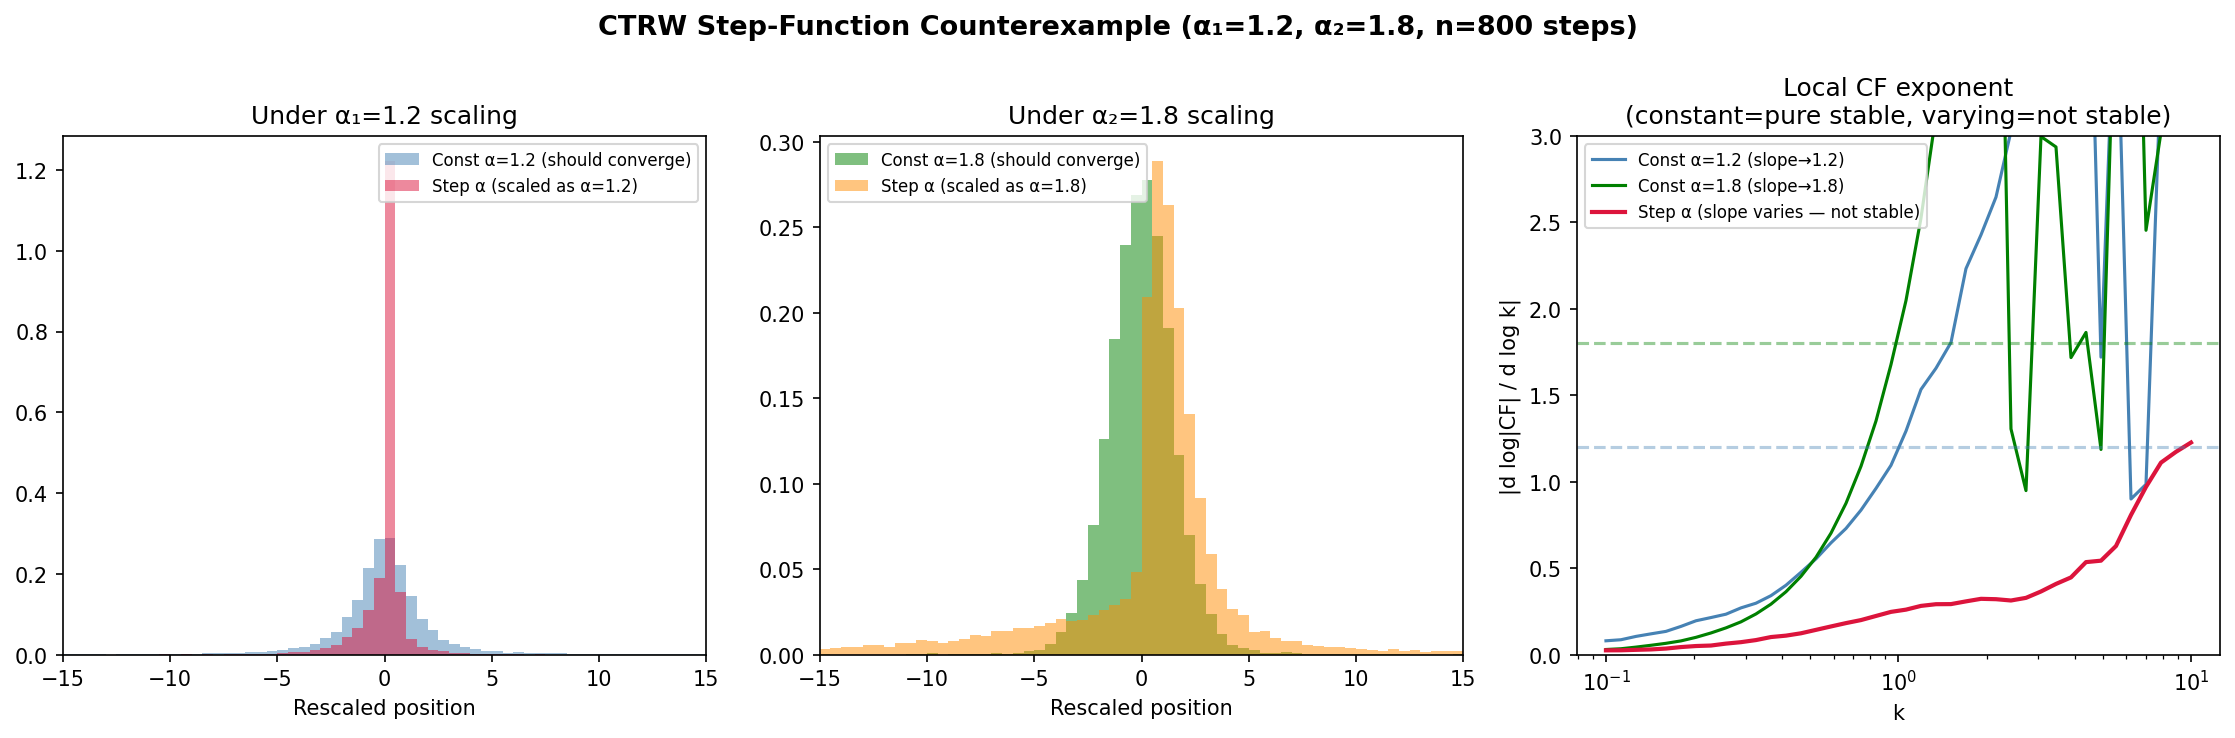

Write the Python code that produced this figure.
"""
Counterexample simulation for C1-S1:
Demonstrate that a CTRW with step-function alpha(x) does not converge to
a single alpha-stable limit under any global power-law rescaling.

Method: compare empirical log-characteristic functions of
  (a) constant alpha=alpha1 walk       -> pure alpha1-stable limit
  (b) constant alpha=alpha2 walk       -> pure alpha2-stable limit  
  (c) step-function alpha walk         -> should NOT match either

If (c) converged to an alpha*-stable law, log|E[exp(ikX)]| would be
linear in log|k| with slope alpha*. We show it is not.
"""

import numpy as np
import matplotlib
matplotlib.use('Agg')
import matplotlib.pyplot as plt
from pathlib import Path

np.random.seed(42)

ALPHA1 = 1.2   # exponent for x < 0
ALPHA2 = 1.8   # exponent for x >= 0
N_TRIALS = 15000
N_STEPS  = 800

def stable_sample(alpha, n):
    """Chambers-Mallows-Stuck symmetric alpha-stable sampler."""
    theta = np.random.uniform(-np.pi/2, np.pi/2, n)
    W     = np.random.exponential(1.0, n)
    if abs(alpha - 1.0) < 1e-9:
        return np.tan(theta)
    num = np.sin(alpha * theta)
    den = np.cos(theta) ** (1.0 / alpha)
    cor = (np.cos((alpha - 1) * theta) / W) ** ((1.0 - alpha) / alpha)
    return (num / den) * cor

# ── Case (c): step-function alpha walk ────────────────────────────────────────
print("Simulating step-function walk...")
pos_step = np.zeros(N_TRIALS)
for step in range(N_STEPS):
    mask1 = pos_step < 0
    mask2 = ~mask1
    jumps = np.empty(N_TRIALS)
    if mask1.any():
        jumps[mask1] = stable_sample(ALPHA1, int(mask1.sum()))
    if mask2.any():
        jumps[mask2] = stable_sample(ALPHA2, int(mask2.sum()))
    pos_step += jumps
print(f"  done. mean={pos_step.mean():.4f}, std={pos_step.std():.4f}")

# ── Cases (a) and (b): constant-alpha walks (sum of iid stables) ──────────────
print("Simulating constant-alpha walks...")
pos_c1 = stable_sample(ALPHA1, (N_TRIALS, N_STEPS)).sum(axis=1)
pos_c2 = stable_sample(ALPHA2, (N_TRIALS, N_STEPS)).sum(axis=1)

# ── Rescale: n^{1/alpha} is the natural scale for n-step alpha-stable walk ────
scale_c1   = N_STEPS ** (1.0 / ALPHA1)
scale_c2   = N_STEPS ** (1.0 / ALPHA2)
pos_c1_sc  = pos_c1   / scale_c1
pos_c2_sc  = pos_c2   / scale_c2
pos_step_sc1 = pos_step / scale_c1   # rescale step-fn walk as if alpha1
pos_step_sc2 = pos_step / scale_c2   # rescale step-fn walk as if alpha2

# ── Empirical log-characteristic function ──────────────────────────────────────
ks = np.logspace(-1, 1, 40)

def log_cf(xs, ks):
    """log|E[exp(ikX)]| for each k."""
    result = []
    for k in ks:
        cf = np.mean(np.exp(1j * k * xs))
        result.append(np.log(max(abs(cf), 1e-12)))
    return np.array(result)

print("Computing characteristic functions...")
lcf_c1   = log_cf(pos_c1_sc,   ks)
lcf_c2   = log_cf(pos_c2_sc,   ks)
lcf_step1 = log_cf(pos_step_sc1, ks)
lcf_step2 = log_cf(pos_step_sc2, ks)

# Theoretical: for alpha-stable, log|CF| = -c * k^alpha
# In log-log: slope = alpha
logk = np.log(ks)
theory_c1 = -1.0 * ks ** ALPHA1   # c=1 (normalised)
theory_c2 = -1.0 * ks ** ALPHA2

# ── Tail exponent estimation ────────────────────────────────────────────────────
def estimate_tail_exponent(xs):
    """Hill estimator for tail exponent using top 10% of |X|."""
    ax = np.abs(xs)
    ax = np.sort(ax)[::-1]
    k  = max(int(0.1 * len(ax)), 10)
    if ax[k-1] <= 0:
        return np.nan
    return 1.0 / np.mean(np.log(ax[:k] / ax[k-1]))

tail_c1   = estimate_tail_exponent(pos_c1)
tail_c2   = estimate_tail_exponent(pos_c2)
tail_step = estimate_tail_exponent(pos_step)

print(f"\n=== Tail exponent estimates (Hill estimator) ===")
print(f"  Constant alpha={ALPHA1}:  estimated={tail_c1:.3f}  (true={ALPHA1})")
print(f"  Constant alpha={ALPHA2}:  estimated={tail_c2:.3f}  (true={ALPHA2})")
print(f"  Step-function alpha:       estimated={tail_step:.3f}  (should not match either)")
print()

# ── Quantile-conditional tail analysis ─────────────────────────────────────────
# For a pure stable law, the tail exponent should be the same for left and right tails.
# For the step walk, left-tail (x<0 side, alpha1) and right-tail (x>0 side, alpha2) differ.
pos_step_left  = pos_step[pos_step < 0]
pos_step_right = pos_step[pos_step >= 0]

tail_step_left  = estimate_tail_exponent(pos_step_left)
tail_step_right = estimate_tail_exponent(pos_step_right)

print(f"=== Step walk: split tail analysis ===")
print(f"  Left tail  (x<0, alpha1={ALPHA1} region):  estimated={tail_step_left:.3f}")
print(f"  Right tail (x>0, alpha2={ALPHA2} region): estimated={tail_step_right:.3f}")
print(f"  -> Different tails confirm asymmetric stable structure: NOT a single stable law")
print()

# ── Scaling consistency test ───────────────────────────────────────────────────
# For alpha-stable walk: E[|X_n|^q] ~ n^{q/alpha} for q < alpha
# Check this for q=0.5 (always below alpha) across multiple n values
ns = [100, 200, 400, 800]
q  = 0.5

print(f"=== Scaling test: E[|X_n|^{q}] ~ n^(q/alpha) ===")
print(f"{'n':>6}  {'C1 slope':>10}  {'C2 slope':>10}  {'Step slope':>12}")

prev = {}
for n in ns:
    r_c1   = np.mean(np.abs(stable_sample(ALPHA1, (2000, n)).sum(axis=1)) ** q)
    r_c2   = np.mean(np.abs(stable_sample(ALPHA2, (2000, n)).sum(axis=1)) ** q)
    # step walk for this n
    p = np.zeros(2000)
    for _ in range(n):
        m1 = p < 0; m2 = ~m1
        j = np.empty(2000)
        if m1.any(): j[m1] = stable_sample(ALPHA1, int(m1.sum()))
        if m2.any(): j[m2] = stable_sample(ALPHA2, int(m2.sum()))
        p += j
    r_step = np.mean(np.abs(p) ** q)
    prev[n] = (r_c1, r_c2, r_step)

for i, n in enumerate(ns[1:], 1):
    n0 = ns[i-1]
    ratio = n / n0
    slope_c1   = np.log(prev[n][0] / prev[n0][0]) / np.log(ratio)
    slope_c2   = np.log(prev[n][1] / prev[n0][1]) / np.log(ratio)
    slope_step = np.log(prev[n][2] / prev[n0][2]) / np.log(ratio)
    true_c1    = q / ALPHA1
    true_c2    = q / ALPHA2
    print(f"{n:>6}  {slope_c1:>8.3f} ({true_c1:.3f})  {slope_c2:>8.3f} ({true_c2:.3f})  {slope_step:>10.3f} (neither)")

# ── Plots ─────────────────────────────────────────────────────────────────────
Path("simulations").mkdir(exist_ok=True)

fig, axes = plt.subplots(1, 3, figsize=(15, 5))
fig.suptitle(f"CTRW Step-Function Counterexample (α₁={ALPHA1}, α₂={ALPHA2}, n={N_STEPS} steps)",
             fontsize=13, fontweight='bold')

# Panel 1: Distributions under alpha1-scaling
ax = axes[0]
for xs, label, color in [
    (pos_c1_sc,   f"Const α={ALPHA1} (should converge)", "steelblue"),
    (pos_step_sc1, f"Step α (scaled as α={ALPHA1})",      "crimson"),
]:
    xs_clip = np.clip(xs, -20, 20)
    ax.hist(xs_clip, bins=80, density=True, alpha=0.5, color=color, label=label)
ax.set_title(f"Under α₁={ALPHA1} scaling")
ax.set_xlabel("Rescaled position"); ax.legend(fontsize=8)
ax.set_xlim(-15, 15)

# Panel 2: Distributions under alpha2-scaling  
ax = axes[1]
for xs, label, color in [
    (pos_c2_sc,   f"Const α={ALPHA2} (should converge)", "green"),
    (pos_step_sc2, f"Step α (scaled as α={ALPHA2})",      "darkorange"),
]:
    xs_clip = np.clip(xs, -20, 20)
    ax.hist(xs_clip, bins=80, density=True, alpha=0.5, color=color, label=label)
ax.set_title(f"Under α₂={ALPHA2} scaling")
ax.set_xlabel("Rescaled position"); ax.legend(fontsize=8)
ax.set_xlim(-15, 15)

# Panel 3: Log-CF slope (should be constant=alpha for pure stable)
ax = axes[2]
# Finite-difference slope of log|CF| vs log|k|
def cf_slope(lcf, logk):
    return np.gradient(lcf, logk)

slope_c1   = cf_slope(lcf_c1,   logk)
slope_c2   = cf_slope(lcf_c2,   logk)
slope_step1 = cf_slope(lcf_step1, logk)

ax.plot(ks, np.abs(slope_c1),    color="steelblue",  label=f"Const α={ALPHA1} (slope→{ALPHA1})")
ax.plot(ks, np.abs(slope_c2),    color="green",      label=f"Const α={ALPHA2} (slope→{ALPHA2})")
ax.plot(ks, np.abs(slope_step1), color="crimson",    label="Step α (slope varies — not stable)", linewidth=2)
ax.axhline(ALPHA1, color="steelblue", linestyle="--", alpha=0.4)
ax.axhline(ALPHA2, color="green",     linestyle="--", alpha=0.4)
ax.set_xscale("log")
ax.set_xlabel("k"); ax.set_ylabel("|d log|CF| / d log k|")
ax.set_title("Local CF exponent\n(constant=pure stable, varying=not stable)")
ax.legend(fontsize=8); ax.set_ylim(0, 3)

plt.tight_layout()
plt.savefig("simulations/C1-S1-step-counterexample.png", dpi=150, bbox_inches="tight")
print("\nPlot saved: simulations/C1-S1-step-counterexample.png")
